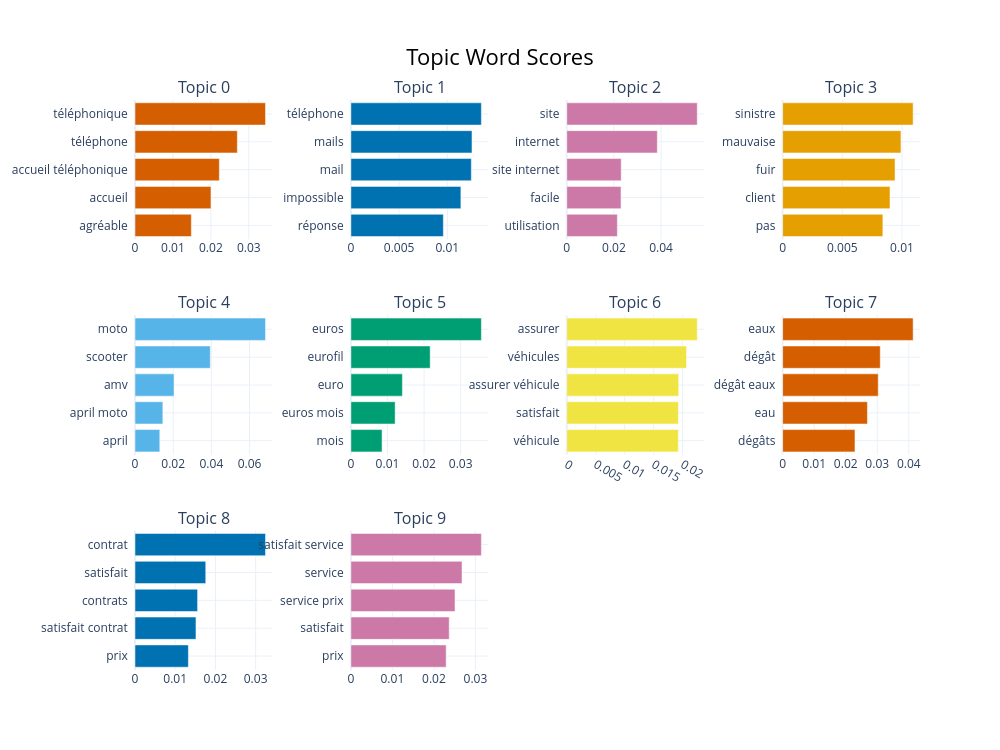

Notebook code for this chart:
### Markdown cell above
#### Topic visualization

### Code cell
# interactive visualization of topics
topic_model.visualize_barchart(top_n_topics=10)

### Figure 1 — Plotly figure (JSON) as saved in the notebook; plotly's stock layout.template omitted (floating-point values rounded to 4 significant figures)
{"data": [{"marker": {"color": "#D55E00"}, "orientation": "h", "type": "bar", "x": [0.01485, 0.02002, 0.02222, 0.02697, 0.03439], "xaxis": "x", "y": ["agréable  ", "accueil  ", "accueil téléphonique  ", "téléphone  ", "téléphonique  "], "yaxis": "y"}, {"marker": {"color": "#0072B2"}, "orientation": "h", "type": "bar", "x": [0.009591, 0.01141, 0.01249, 0.01256, 0.01354], "xaxis": "x2", "y": ["réponse  ", "impossible  ", "mail  ", "mails  ", "téléphone  "], "yaxis": "y2"}, {"marker": {"color": "#CC79A7"}, "orientation": "h", "type": "bar", "x": [0.02147, 0.02302, 0.0231, 0.03842, 0.05535], "xaxis": "x3", "y": ["utilisation  ", "facile  ", "site internet  ", "internet  ", "site  "], "yaxis": "y3"}, {"marker": {"color": "#E69F00"}, "orientation": "h", "type": "bar", "x": [0.008398, 0.008994, 0.009417, 0.009912, 0.01093], "xaxis": "x4", "y": ["pas  ", "client  ", "fuir  ", "mauvaise  ", "sinistre  "], "yaxis": "y4"}, {"marker": {"color": "#56B4E9"}, "orientation": "h", "type": "bar", "x": [0.01299, 0.01457, 0.02045, 0.03944, 0.06835], "xaxis": "x5", "y": ["april  ", "april moto  ", "amv  ", "scooter  ", "moto  "], "yaxis": "y5"}, {"marker": {"color": "#009E73"}, "orientation": "h", "type": "bar", "x": [0.008519, 0.01209, 0.01408, 0.02166, 0.03566], "xaxis": "x6", "y": ["mois  ", "euros mois  ", "euro  ", "eurofil  ", "euros  "], "yaxis": "y6"}, {"marker": {"color": "#F0E442"}, "orientation": "h", "type": "bar", "x": [0.01926, 0.01927, 0.01932, 0.02068, 0.02252], "xaxis": "x7", "y": ["véhicule  ", "satisfait  ", "assurer véhicule  ", "véhicules  ", "assurer  "], "yaxis": "y7"}, {"marker": {"color": "#D55E00"}, "orientation": "h", "type": "bar", "x": [0.02294, 0.02688, 0.03031, 0.03095, 0.04137], "xaxis": "x8", "y": ["dégâts  ", "eau  ", "dégât eaux  ", "dégât  ", "eaux  "], "yaxis": "y8"}, {"marker": {"color": "#0072B2"}, "orientation": "h", "type": "bar", "x": [0.01328, 0.01516, 0.01557, 0.0176, 0.03246], "xaxis": "x9", "y": ["prix  ", "satisfait contrat  ", "contrats  ", "satisfait  ", "contrat  "], "yaxis": "y9"}, {"marker": {"color": "#CC79A7"}, "orientation": "h", "type": "bar", "x": [0.02296, 0.02369, 0.02509, 0.02677, 0.03144], "xaxis": "x10", "y": ["prix  ", "satisfait  ", "service prix  ", "service  ", "satisfait service  "], "yaxis": "y10"}], "layout": {"annotations": [{"font": {"size": 16}, "showarrow": false, "text": "Topic 0", "x": 0.0875, "xanchor": "center", "xref": "paper", "y": 1, "yanchor": "bottom", "yref": "paper"}, {"font": {"size": 16}, "showarrow": false, "text": "Topic 1", "x": 0.3625, "xanchor": "center", "xref": "paper", "y": 1, "yanchor": "bottom", "yref": "paper"}, {"font": {"size": 16}, "showarrow": false, "text": "Topic 2", "x": 0.6375, "xanchor": "center", "xref": "paper", "y": 1, "yanchor": "bottom", "yref": "paper"}, {"font": {"size": 16}, "showarrow": false, "text": "Topic 3", "x": 0.9125, "xanchor": "center", "xref": "paper", "y": 1, "yanchor": "bottom", "yref": "paper"}, {"font": {"size": 16}, "showarrow": false, "text": "Topic 4", "x": 0.0875, "xanchor": "center", "xref": "paper", "y": 0.6222, "yanchor": "bottom", "yref": "paper"}, {"font": {"size": 16}, "showarrow": false, "text": "Topic 5", "x": 0.3625, "xanchor": "center", "xref": "paper", "y": 0.6222, "yanchor": "bottom", "yref": "paper"}, {"font": {"size": 16}, "showarrow": false, "text": "Topic 6", "x": 0.6375, "xanchor": "center", "xref": "paper", "y": 0.6222, "yanchor": "bottom", "yref": "paper"}, {"font": {"size": 16}, "showarrow": false, "text": "Topic 7", "x": 0.9125, "xanchor": "center", "xref": "paper", "y": 0.6222, "yanchor": "bottom", "yref": "paper"}, {"font": {"size": 16}, "showarrow": false, "text": "Topic 8", "x": 0.0875, "xanchor": "center", "xref": "paper", "y": 0.2444, "yanchor": "bottom", "yref": "paper"}, {"font": {"size": 16}, "showarrow": false, "text": "Topic 9", "x": 0.3625, "xanchor": "center", "xref": "paper", "y": 0.2444, "yanchor": "bottom", "yref": "paper"}], "height": 750, "hoverlabel": {"bgcolor": "white", "font": {"family": "Rockwell", "size": 16}}, "showlegend": false, "title": {"font": {"color": "Black", "size": 22}, "text": "Topic Word Scores", "x": 0.5, "xanchor": "center", "yanchor": "top"}, "width": 1000, "xaxis": {"anchor": "y", "domain": [0, 0.175], "showgrid": true}, "xaxis10": {"anchor": "y10", "domain": [0.275, 0.45], "showgrid": true}, "xaxis11": {"anchor": "y11", "domain": [0.55, 0.725], "showgrid": true}, "xaxis12": {"anchor": "y12", "domain": [0.825, 1], "showgrid": true}, "xaxis2": {"anchor": "y2", "domain": [0.275, 0.45], "showgrid": true}, "xaxis3": {"anchor": "y3", "domain": [0.55, 0.725], "showgrid": true}, "xaxis4": {"anchor": "y4", "domain": [0.825, 1], "showgrid": true}, "xaxis5": {"anchor": "y5", "domain": [0, 0.175], "showgrid": true}, "xaxis6": {"anchor": "y6", "domain": [0.275, 0.45], "showgrid": true}, "xaxis7": {"anchor": "y7", "domain": [0.55, 0.725], "showgrid": true}, "xaxis8": {"anchor": "y8", "domain": [0.825, 1], "showgrid": true}, "xaxis9": {"anchor": "y9", "domain": [0, 0.175], "showgrid": true}, "yaxis": {"anchor": "x", "domain": [0.7556, 1], "showgrid": true}, "yaxis10": {"anchor": "x10", "domain": [0, 0.2444], "showgrid": true}, "yaxis11": {"anchor": "x11", "domain": [0, 0.2444], "showgrid": true}, "yaxis12": {"anchor": "x12", "domain": [0, 0.2444], "showgrid": true}, "yaxis2": {"anchor": "x2", "domain": [0.7556, 1], "showgrid": true}, "yaxis3": {"anchor": "x3", "domain": [0.7556, 1], "showgrid": true}, "yaxis4": {"anchor": "x4", "domain": [0.7556, 1], "showgrid": true}, "yaxis5": {"anchor": "x5", "domain": [0.3778, 0.6222], "showgrid": true}, "yaxis6": {"anchor": "x6", "domain": [0.3778, 0.6222], "showgrid": true}, "yaxis7": {"anchor": "x7", "domain": [0.3778, 0.6222], "showgrid": true}, "yaxis8": {"anchor": "x8", "domain": [0.3778, 0.6222], "showgrid": true}, "yaxis9": {"anchor": "x9", "domain": [0, 0.2444], "showgrid": true}}}
